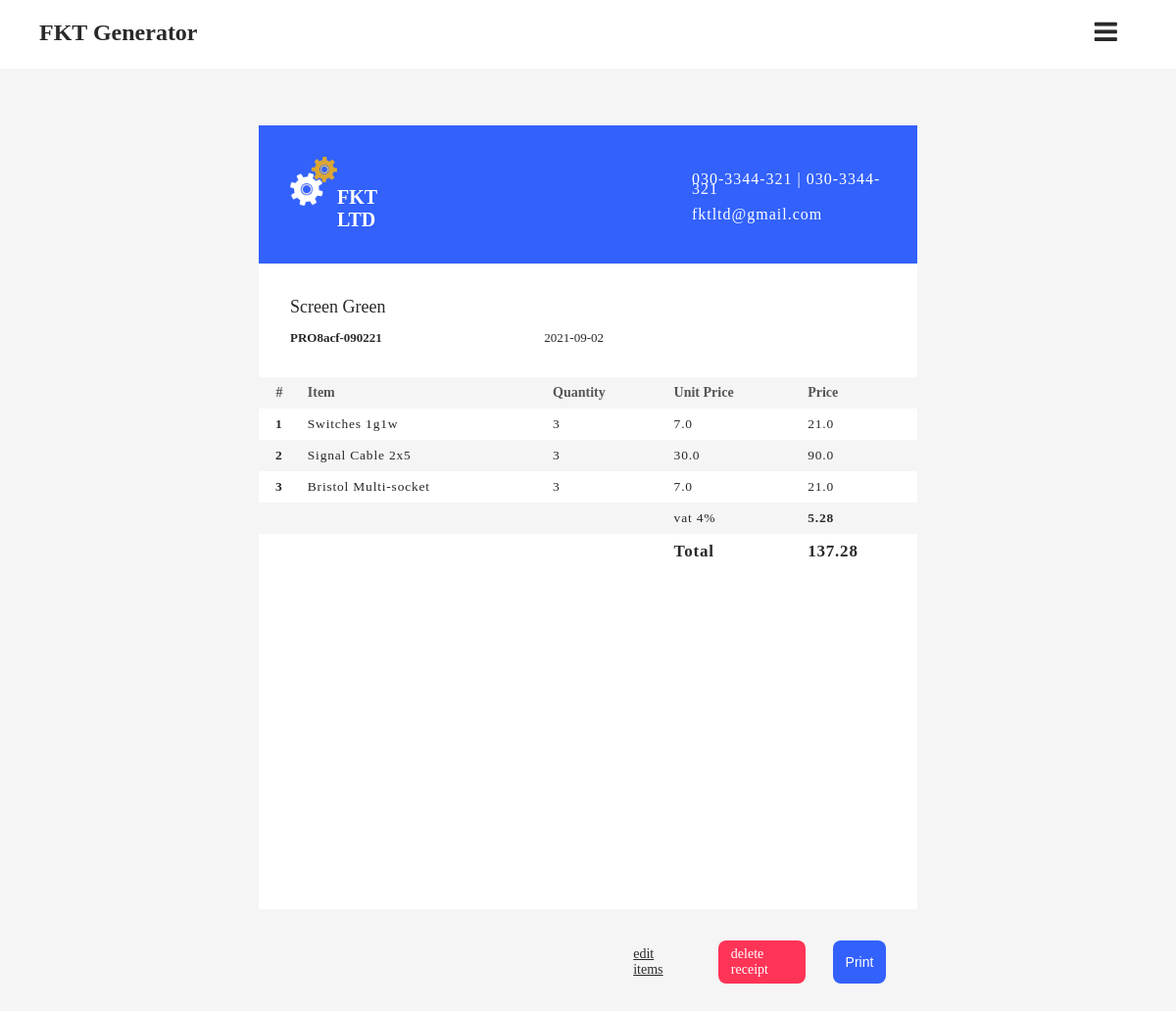
Screenshot of /complete_form/1 with the database file from the repository.
### recapp/models.py (models this page shows, shortened)
class Ticket(db.Model):
    id = db.Column(db.Integer, primary_key=True)
    pseudo_id = db.Column(db.String, unique=True, nullable=False)
    belongs_to = db.Column(db.String, nullable=False)
    form_type = db.Column(db.String, nullable=False)
    status = db.Column(db.String, nullable=False)
    subtotal = db.Column(db.Float, nullable=False, default=0.00)
    vat = db.Column(db.Float, nullable=False, default=0.00)
    total_sum = db.Column(db.Float, nullable=False, default=0.00)
    no_items = db.Column(db.Integer, nullable=False, default=0)
    issuance_date = db.Column(
        db.DateTime, nullable=False, default=datetime.utcnow())
    items = db.relationship('Storage', backref='pocket', lazy=True)

class Storage(db.Model):
    id = db.Column(db.Integer, primary_key=True)
    item_name = db.Column(db.String, nullable=False)
    item_quantity = db.Column(db.Integer, nullable=False)
    unit_price = db.Column(db.Float, nullable=False)
    total_price = db.Column(db.Float, nullable=False)
    ticket_link = db.Column(
        db.Integer, db.ForeignKey('ticket.id'), nullable=False)

### recapp/routes.py (the view)
@app.route("/complete_form/<int:ticket_id>", methods=['GET', 'POST'])
def complete_form(ticket_id):
    main_ticket = Ticket.query.filter_by(id=ticket_id).first()
    resources = Storage.query.filter_by(ticket_link=ticket_id).all()
    return render_template('final_print.html', resources=resources, title=main_ticket.belongs_to, viewer=main_ticket)

### recapp/templates/final_print.html (shortened to what this page needs)
{% extends 'origin.html' %}
    {% block content %}
    <main role="main">
        <div class="container-slim">
            <div class="receipt" id="receipts">
                <div class="form-head final-print">
                    <div class="company-head">
                        <img src="/static/media/fkt.png" alt="">
                        <p>FKT LTD</p>
                    </div>
                    <div class="info">
                        <p> 030-3344-321 | 030-3344-321</p>
                        <p>fktltd@gmail.com</p>
                    </div>
                </div>
                <div>
                  <div class="meta">
                        <div class="form-owner" id="owner">
                            <p>{{ viewer.belongs_to }}</p>
                        </div>
                        <div class="meta-meta">
                            <div class="form-id">
                                <h2>{{ viewer.pseudo_id }}</h2>
                            </div>
                            <div class="date">
                                <small>{{ viewer.issuance_date.date() }}</small>
                            </div>
                        </div>
                    </div>
                </div>
                <table>
                  <tr class="heads">
                      <th id="num-col">#</th>
                      <th>Item</th>
                      <th>Quantity</th>
                      <th>Unit Price</th>
                      <th>Price</th>
                  </tr>
                    {% for item in resources %}
                      <tr id="new-tr">
                          <td id="num-col">{{ resources.index(item) + 1 }}</td>
                          <td>{{item.item_name}}</td>
                          <td>{{item.item_quantity}}</td>
                          <td>{{item.unit_price}}</td>
                          <td>{{item.total_price}}</td>
                      </tr>
                    {% endfor %}
                    <tr id="new-tr">
                          <td></td>
                          <td></td>
                          <td></td>
                          <td>vat 4%</td>
                          <td id="vat">{{viewer.vat}}</td>
                      </tr>
                      <tr id="new-tr" class="total">
                          <td></td>
                          <td></td>
                          <td></td>
                          <td>Total</td>
                          <td>{{viewer.total_sum}}</td>
                      </tr>
                </table>
            </div>
            <div class="btn-group btn-group-lg">
                <a href="{{url_for('form_viewer', ticket_id=viewer.id)}}" class="btn btn-sec">edit items</a>
                <a href="{{url_for('delete_form', ticket_pseudo_id=viewer.pseudo_id)}}" class="btn btn-warning">delete receipt</a>
                <button class="btn btn-prime" href="" id="printt">Print</button>
            </div>
        </div>
    </main>
{% endblock %}

### recapp/static/css/style.css (style rules this page uses)
* { list-style: none; box-sizing: border-box; }
:root { --white: #ffffff; --white2: #eeeeee; --white3: #f5f5f5; --black: #222222; --black2: #202020; --black3: #292929 ; --grey1: #F1F1F1; --grey2: #565656; --grey3: rgba(0, 0, 0, 0.082); --blue: #3261fc; --blue2: #214ddd; --blue3: #5f69f3; --blue4: #4f58d8; --green: #03c162; --green2: #169153; --red: #FF3457; --neutral: #ffd23d; }
.light { --surface1: var(--white); --surface2: var(--white2); --surface3: var(--white3); --text1: var(--black3); --text2: var(--grey2); --text3: var(--white); --border-col:var(--blue); --border-col2: var(--blue2); --box-shadow : var(--grey3); --action1: var(--blue); --action1-active: var(--blue2); --action2: var(--black3); --action2-active: var(--black1); --plaque1: var(--green); --plaque1-active: var(--green2); --plaque2: var(--blue); --plaque2-active: var(--blue2); --surfake: linear-gradient(to right, var(--black3), var(--white2) ); }
body { margin: 0; padding: 0; background: var(--surface3); color: var(--text1); font-family: "Neue Haas Grotesk Display Pro"; transition: background 500ms ease-in-out, color 1000ms ease-in-out; }
a { color: currentColor; text-decoration: none; }
small { font-size: 90%; }
.form-head { padding: 2em 2em 0.8em 2em; color: var(--text3); background-color: var(--border-col) }
.meta { margin-right: 2em; margin-left: 2em; }
.meta-meta { width: 320px; display: flex; justify-content: space-between; }
.form-owner { margin-bottom: 0.8em; }
.meta h2 { font-size: 15; display: inline; }
.meta p { font-size: 18; margin-bottom: 0.5em; }
.date { font-size: 19px; margin: 0; padding: 0; }
#num-col, .main-table #num-col { text-align: center; font-weight: 600; }
.heads { background: var(--surface3); color: var(--text2); }
table { border-collapse: collapse; width: 100%; color: var(--text1); }
th, td { text-align: left; padding: 8px; }
tr:nth-child(even) { background-color: var(--surface1); }
#new-tr:nth-child(odd) { background-color: var(--surface3) }
.heads th { font-size: 14; }
td { font-size: 13.5; letter-spacing: 0.8px; }
#vat { font-weight: 600; }
.btn-group { display: flex; padding-right: 2em; margin-left: 1em; margin-bottom: 2em; padding-top: 2em; float: right; width: 28%; }
.btn-group-lg { width: 45%; }
.btn { padding: 0.44em 0.9em; color: var(--text3); border-radius: 8px; border: none; cursor: pointer; font-size: 14; }
.btn-prime { background: var(--action1); }
.btn-sec { background: none; text-decoration: underline; border: none; margin-right: 2em; font-weight: 400; color: var(--text1); }
.btn-warning { background: var(--red); margin-right: 2em; }
#total td, .total td { font-size: 17px; font-weight: 600; }
.container-slim { margin-right: 22%; margin-left: 22%; }
.receipt { margin-top: 8em; background: var(--surface1); color: var(--text1); height: 100vh; }
.final-print { display: flex; }
.company-head { display: flex; margin-bottom: 0; }
.company-head p { font-size: 20px; padding-top: 0.5em; font-weight: bold; }
.company-head img { height: 50; width: 50; }
.info { float: right; margin-left: 18em; margin-top: 0.1em; line-height: 10px; letter-spacing: 1px; }
.receipt .meta { margin-bottom: 2em; padding-top: 1em; }
.receipt .meta-meta small, .receipt .meta-meta h2 { font-size: 13; }

### rows the page displays
Ticket: belongs_to "Screen Green", pseudo_id "PRO8acf-090221", issuance_date "2021-09-02", vat "5.28", total_sum "137.28"
Storage: resources "1", item_name "Switches 1g1w", item_quantity "3", unit_price "7.0", total_price "21.0"
Storage: resources.index(item)+1 "2", item_name "Signal Cable 2x5", item_quantity "3", unit_price "30.0", total_price "90.0"
Storage: resources "3", item_name "Bristol Multi-socket", item_quantity "3", unit_price "7.0", total_price "21.0"
